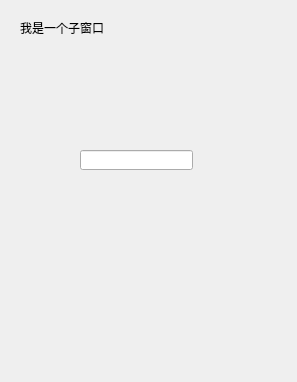
<?xml version="1.0" encoding="UTF-8"?>
<ui version="4.0">
 <class>ChildrenForm</class>
 <widget class="QWidget" name="ChildrenForm">
  <property name="geometry">
   <rect>
    <x>0</x>
    <y>0</y>
    <width>297</width>
    <height>382</height>
   </rect>
  </property>
  <property name="windowTitle">
   <string>ChildrenForm</string>
  </property>
  <widget class="QLabel" name="label">
   <property name="geometry">
    <rect>
     <x>20</x>
     <y>20</y>
     <width>91</width>
     <height>16</height>
    </rect>
   </property>
   <property name="text">
    <string>我是一个子窗口</string>
   </property>
  </widget>
  <widget class="QLineEdit" name="lineEdit">
   <property name="geometry">
    <rect>
     <x>80</x>
     <y>150</y>
     <width>113</width>
     <height>20</height>
    </rect>
   </property>
  </widget>
 </widget>
 <resources/>
 <connections/>
</ui>
